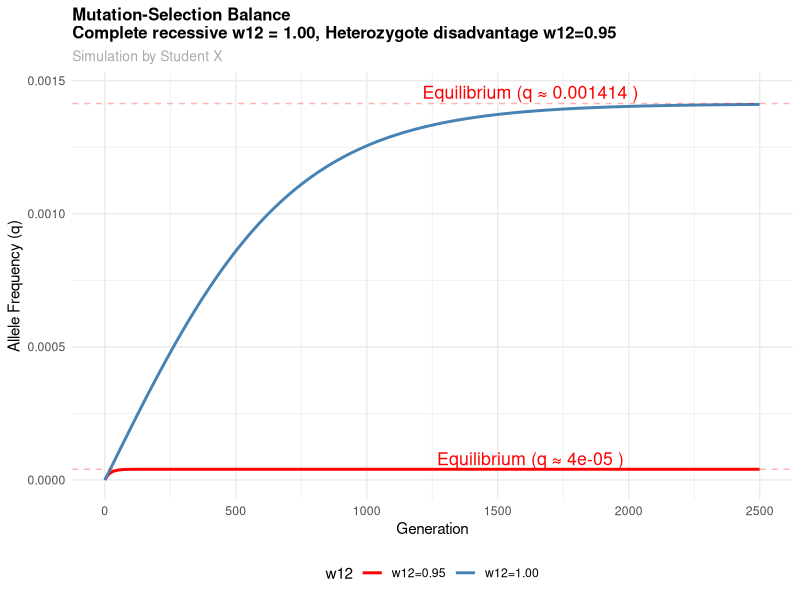
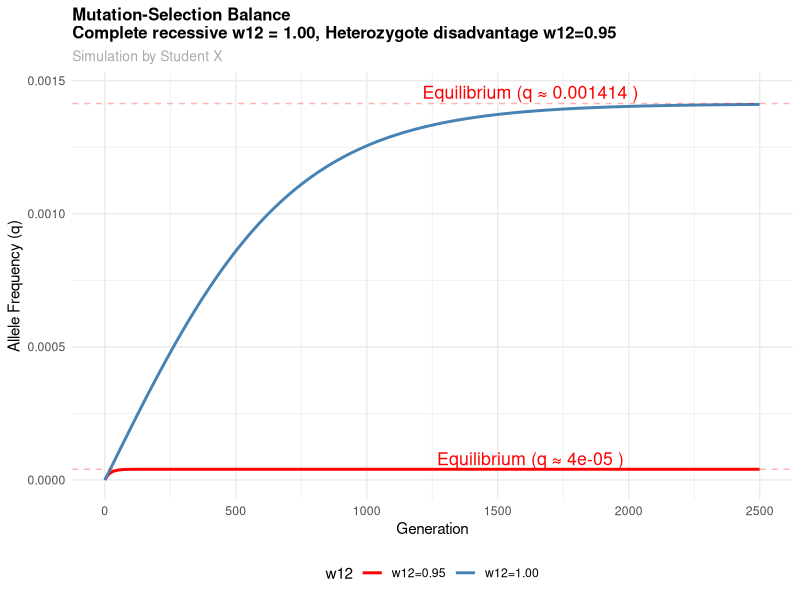

Recreate these plots in R, in order.
# Load required library
library(ggplot2)

# ===== 1. Initialization =====
mu <- 2e-6           # Mutation rate (A -> a)
n_gen <- 2500

q <- numeric(n_gen)  # q[i] : deleterious allele frequency of i-th gen
q[1] <- 1e-8         

w11 <- 1.00
w12 <- 0.95
w22 <- 0.00

## Calculate theoretical equilibrium
## By solving quadratic: q^2 + 0.05q - 2e-6 = 0
q_eq_new <- (-0.05 + sqrt(0.05^2 + 4 * mu)) / 2
q_eq_old <- sqrt(mu) # Old equilibrium, (w11, w12, w22) = (1, 1, 0)

# ===== 2. Simulation Loop (General Discrete Generation Recursion) =====
for (i in 1:(n_gen - 1)) {
  p <- 1 - q[i]
  w_bar <- (p^2 * w11) + (2 * p * q[i] * w12) + (q[i]^2 * w22)
  
  ## Selection
  q_sel <- ((p * q[i] * w12) + (q[i]^2 * w22)) / w_bar
  
  ## Mutation
  q[i + 1] <- q_sel * (1 - mu) + (1 - q_sel) * mu
}

q_tmp <- q # Temporately store data of first simu

q <- numeric(n_gen) 
q[1] <- 1e-8 
w11 <- 1.00
w12 <- 1.00
w22 <- 0.00

for (i in 1:(n_gen - 1)) {
  p <- 1 - q[i]
  w_bar <- (p^2 * w11) + (2 * p * q[i] * w12) + (q[i]^2 * w22)
  
  ## Selection
  q_sel <- ((p * q[i] * w12) + (q[i]^2 * w22)) / w_bar
  
  ## Mutation
  q[i + 1] <- q_sel * (1 - mu) + (1 - q_sel) * mu
}

df <- data.frame(
  Generation = 1:n_gen,
  Allele_Frequency_1 = q_tmp, 
  Allele_Frequency_2 = q
) 

df |> ggplot(aes(x = Generation)) +
  geom_line(aes(y = Allele_Frequency_1, color = 'w12=0.95'), linewidth = 1) +
  geom_line(aes(y = Allele_Frequency_2, color = 'w12=1.00'), linewidth = 1) +
  scale_color_manual('w12', values=c('red', 'steelblue')) +
  
  # Theoretical equilibrium hline
  geom_hline(yintercept = q_eq_new, 
             linetype = "dashed", 
             color = "red", 
             alpha = 0.3, 
             linewidth = 0.5) +
  annotate("text", 
           x = n_gen * 0.65, y = q_eq_new * 2.0, 
           label = paste("Equilibrium (q ≈", round(q_eq_new, 6), ")"), 
           color = "red", size = 4.5) +
  geom_hline(yintercept = q_eq_old, 
             linetype = "dashed", 
             color = "red",  
             alpha = 0.3,
             linewidth = 0.5) +
  annotate("text", 
           x = n_gen * 0.65, y = q_eq_old * 1.03, 
           label = paste("Equilibrium (q ≈", round(q_eq_old, 6), ")"), 
           color = "red", size = 4.5) +
  
  # Labels and Theme
  labs(title = paste0("Mutation-Selection Balance", "\n", "Complete recessive w12 = 1.00, Heterozygote disadvantage w12=0.95"),
       subtitle = "Simulation by Student X",
       x = "Generation",
       y = "Allele Frequency (q)") +
  theme_minimal() +
  theme(plot.title = element_text(face = "bold", size = 12),
        plot.subtitle = element_text(color = "darkgray", size = 10),
        legend.position = "bottom")

ggsave(filename = sprintf('4.png'), dpi = 600, path = "./graph")
